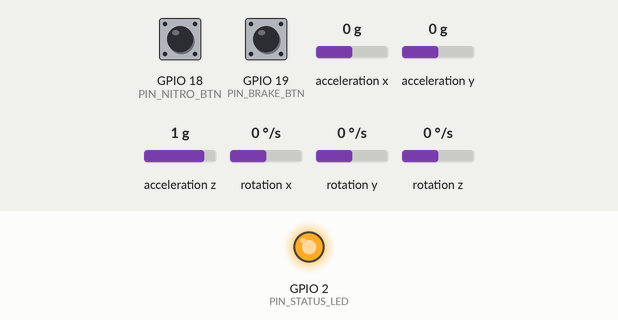
Simulated run of this sketch. Board: ESP32. On the bench: output pins drawn as LEDs (lit = HIGH). Wiring (inferred from the names in the program): MPU-6050 motion sensor at I2C address 0x68. The test bench sets the inputs (shaded band); at power-on: GPIO 18 (PIN_NITRO_BTN) HIGH, GPIO 19 (PIN_BRAKE_BTN) HIGH, acceleration x 0 g, acceleration y 0 g, acceleration z 1 g, rotation x 0 °/s, rotation y 0 °/s, rotation z 0 °/s. What the sketch prints to the serial monitor is not drawn.

Above: at 0.4 s.
At 1.7 s:
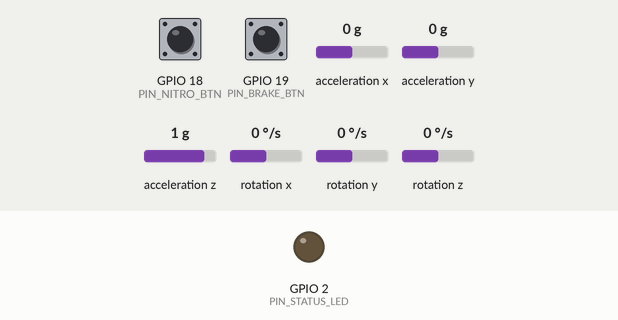
Timing chart, 0 to 3.2 s (numbered marks = the images above):
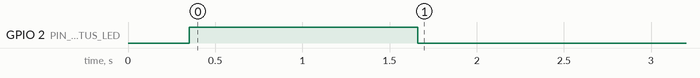

The sketch:

steering_controller.ino
```cpp
/*
  =============================================================================
  🏎️ ESP32 + MPU6050 Motion Steering Controller for Highway Car Dodger
  =============================================================================
  Streams real-time steering tilt angle and button inputs over USB Serial (115200 baud).

  Hardware Wiring:
    - MPU6050 VCC -> ESP32 3.3V (or 5V if 5V tolerant board)
    - MPU6050 GND -> ESP32 GND
    - MPU6050 SCL -> ESP32 GPIO 22 (I2C Clock)
    - MPU6050 SDA -> ESP32 GPIO 21 (I2C Data)
    - Button 1 (Nitro/Boost) -> ESP32 GPIO 18 & GND (Internal pull-up)
    - Button 2 (Brake/Cam POV) -> ESP32 GPIO 19 & GND (Internal pull-up)
      (Hold Button 2 for > 1.5 seconds to zero/recalibrate steering center)

  Telemetry Protocol:
    DATA,<steer_angle_deg>,<nitro_state>,<brake_state>,<recal_event>
    Example: "DATA,-14.25,0,0,0" (tilted 14.25 degrees left)
  =============================================================================
*/

#include <Wire.h>

// I2C Pins & MPU Address
#define I2C_SDA 21
#define I2C_SCL 22
#define MPU6050_ADDR 0x68

// Pushbuttons & LED
#define PIN_NITRO_BTN 18     // Button 1 (Nitro Boost / Horn)
#define PIN_BRAKE_BTN 19     // Button 2 (Brake / Camera POV Toggle)
#define PIN_STATUS_LED 2     // Onboard Status Blue LED

// Sensor Calibration & Complementary Filter
float steerAngle = 0.0f;       // Filtered steering angle in degrees (-90 to +90)
float gyroOffsetZ = 0.0f;
float gyroOffsetY = 0.0f;
float gyroOffsetX = 0.0f;
float accelOffsetAngle = 0.0f;

// Calibration & Loop Timing
unsigned long prevTimeMicros = 0;
unsigned long lastTelemetryMs = 0;
const int TELEMETRY_INTERVAL_MS = 10; // 100 Hz output rate

// Button State Tracking
bool prevNitroState = HIGH;
bool prevBrakeState = HIGH;
unsigned long brakePressStart = 0;
bool recalibrating = false;

// ----------------------------------------------------------------------------
// MPU6050 Low-Level Helper Functions
// ----------------------------------------------------------------------------
void writeMPU(uint8_t reg, uint8_t data) {
  Wire.beginTransmission(MPU6050_ADDR);
  Wire.write(reg);
  Wire.write(data);
  Wire.endTransmission(true);
}

void readMPURaw(int16_t &ax, int16_t &ay, int16_t &az, int16_t &gx, int16_t &gy, int16_t &gz) {
  Wire.beginTransmission(MPU6050_ADDR);
  Wire.write(0x3B); // Starting register for Accel X High
  Wire.endTransmission(false);
  Wire.requestFrom((uint8_t)MPU6050_ADDR, (uint8_t)14, (uint8_t)true);

  if (Wire.available() >= 14) {
    ax = (Wire.read() << 8) | Wire.read();
    ay = (Wire.read() << 8) | Wire.read();
    az = (Wire.read() << 8) | Wire.read();
    Wire.read(); Wire.read(); // Skip temperature bytes
    gx = (Wire.read() << 8) | Wire.read();
    gy = (Wire.read() << 8) | Wire.read();
    gz = (Wire.read() << 8) | Wire.read();
  }
}

void calibrateSensors() {
  digitalWrite(PIN_STATUS_LED, HIGH);
  Serial.println("STATUS:CALIBRATING_DO_NOT_MOVE");

  long sumGx = 0, sumGy = 0, sumGz = 0;
  long sumAx = 0, sumAy = 0, sumAz = 0;
  const int samples = 200;

  for (int i = 0; i < samples; i++) {
    int16_t ax, ay, az, gx, gy, gz;
    readMPURaw(ax, ay, az, gx, gy, gz);
    sumGx += gx;
    sumGy += gy;
    sumGz += gz;
    sumAx += ax;
    sumAy += ay;
    sumAz += az;
    delay(5);
  }

  gyroOffsetX = (float)sumGx / samples;
  gyroOffsetY = (float)sumGy / samples;
  gyroOffsetZ = (float)sumGz / samples;

  float avgAy = (float)sumAy / samples;
  float avgAz = (float)sumAz / samples;
  // Calculate initial roll angle from gravity vector
  accelOffsetAngle = atan2(avgAy, avgAz) * (180.0f / PI);
  steerAngle = 0.0f;

  digitalWrite(PIN_STATUS_LED, LOW);
  Serial.println("STATUS:CALIBRATION_COMPLETE");
}

void setup() {
  Serial.begin(115200);
  delay(200);

  // Setup I/O
  pinMode(PIN_NITRO_BTN, INPUT_PULLUP);
  pinMode(PIN_BRAKE_BTN, INPUT_PULLUP);
  pinMode(PIN_STATUS_LED, OUTPUT);
  digitalWrite(PIN_STATUS_LED, LOW);

  // Initialize I2C (400kHz Fast Mode)
  Wire.begin(I2C_SDA, I2C_SCL, 400000);
  delay(100);

  // Wake up MPU6050 (clear sleep bit)
  writeMPU(0x6B, 0x00);
  delay(50);
  // Configure Gyro Full Scale Range (+/- 500 deg/s)
  writeMPU(0x1B, 0x08);
  // Configure Accel Full Scale Range (+/- 4g)
  writeMPU(0x1C, 0x08);
  // Configure Digital Low Pass Filter (DLPF ~ 42Hz)
  writeMPU(0x1A, 0x03);

  calibrateSensors();
  prevTimeMicros = micros();
}

void loop() {
  unsigned long nowMicros = micros();
  float dt = (nowMicros - prevTimeMicros) / 1000000.0f;
  prevTimeMicros = nowMicros;
  if (dt <= 0.0f || dt > 0.1f) dt = 0.01f; // Safeguard against timer roll-overs

  // Read raw sensor values
  int16_t rawAx, rawAy, rawAz, rawGx, rawGy, rawGz;
  readMPURaw(rawAx, rawAy, rawAz, rawGx, rawGy, rawGz);

  // Gyro deg/sec (Sensitivity at +/- 500 dps is 65.5 LSB/(deg/s))
  // When holding the board as a steering wheel, tilting left/right is Roll around X-axis or Y-axis
  float gyroRateRoll = ((float)rawGx - gyroOffsetX) / 65.5f;

  // Accel Roll Angle from gravity (degrees)
  // atan2(Ay, Az) gives roll inclination
  float accelAngle = (atan2((float)rawAy, (float)rawAz) * (180.0f / PI)) - accelOffsetAngle;

  // Complementary Filter: 96% Gyro Integration + 4% Accelerometer Drift Correction
  const float alpha = 0.96f;
  steerAngle = alpha * (steerAngle + gyroRateRoll * dt) + (1.0f - alpha) * accelAngle;

  // Clamp steering angle to [-75, +75] degrees
  if (steerAngle < -75.0f) steerAngle = -75.0f;
  if (steerAngle > 75.0f) steerAngle = 75.0f;

  // Read pushbuttons (Active LOW)
  bool nitroPressed = (digitalRead(PIN_NITRO_BTN) == LOW);
  bool brakePressed = (digitalRead(PIN_BRAKE_BTN) == LOW);

  // Check for Long-Press Brake button to recalibrate center
  int recalEvent = 0;
  if (brakePressed) {
    if (brakePressStart == 0) {
      brakePressStart = millis();
    } else if (millis() - brakePressStart > 1500 && !recalibrating) {
      recalibrating = true;
      steerAngle = 0.0f;
      calibrateSensors();
      recalEvent = 1;
    }
  } else {
    brakePressStart = 0;
    recalibrating = false;
  }

  // Visual status LED indicator
  if (nitroPressed || brakePressed || recalibrating) {
    digitalWrite(PIN_STATUS_LED, HIGH);
  } else {
    digitalWrite(PIN_STATUS_LED, LOW);
  }

  // Handle incoming Serial commands from PC (e.g. "RECAL")
  if (Serial.available() > 0) {
    String cmd = Serial.readStringUntil('\n');
    cmd.trim();
    if (cmd == "RECAL" || cmd == "RESET") {
      calibrateSensors();
      recalEvent = 1;
    }
  }

  // Send 100Hz Telemetry Stream
  unsigned long nowMs = millis();
  if (nowMs - lastTelemetryMs >= TELEMETRY_INTERVAL_MS) {
    lastTelemetryMs = nowMs;

    // Protocol: DATA,<steer_angle>,<nitro>,<brake>,<recal>
    Serial.print("DATA,");
    Serial.print(steerAngle, 2);
    Serial.print(",");
    Serial.print(nitroPressed ? 1 : 0);
    Serial.print(",");
    Serial.print(brakePressed ? 1 : 0);
    Serial.print(",");
    Serial.println(recalEvent);
  }
}
```
